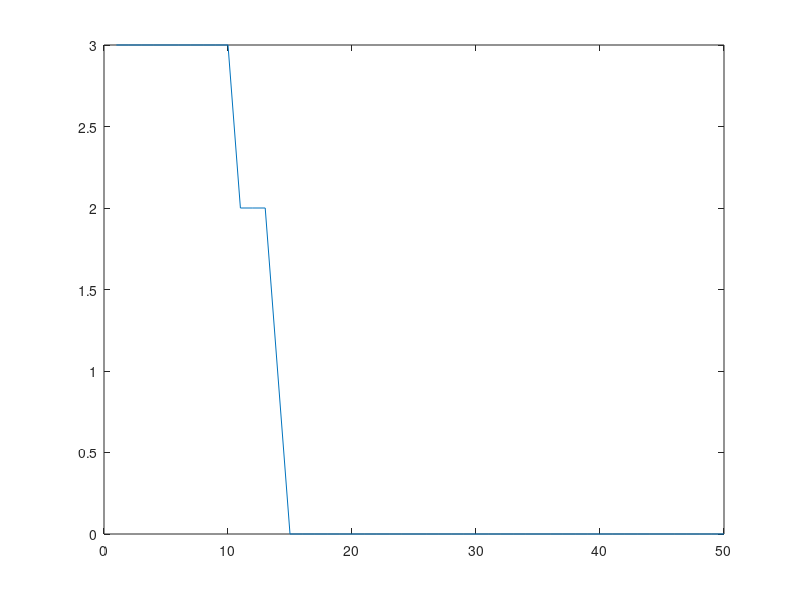

MATLAB code to generate this figure:
clc;
clear;
close all;

X = [ 0 0 1 1; 0 1 0 1];
Y = [ 1 1 1 0];
W = [ -1 -1];
b = -1;
iter=50;
alpha=0.05;


g = zeros(1,size(X, 2));
h = zeros(1,size(X, 2));
e = zeros(iter,1);

for t=1:iter
    for i=1:size(X, 2)
        g(i)= b + X(1,i)*W(1) + X(2,i)*W(2);
        h(i)= (g(i)>=0.5);
        if (h(i)~=Y(i))
            for j=1:size(X,1)
                W(j) = W(j) + (alpha*Y(i)*X(j,i));
            end
            b = b + (alpha*Y(i));
        end
    end
    e(t) = sum( (Y-h).^2);
end
plot(e)
W
b